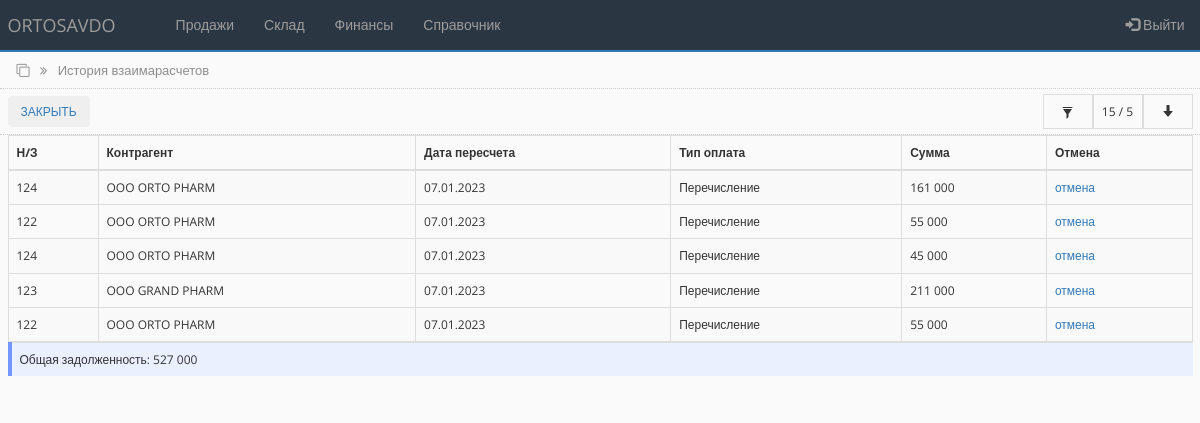
Page /booked_payment_list.php (signed in) on the earlier database version.
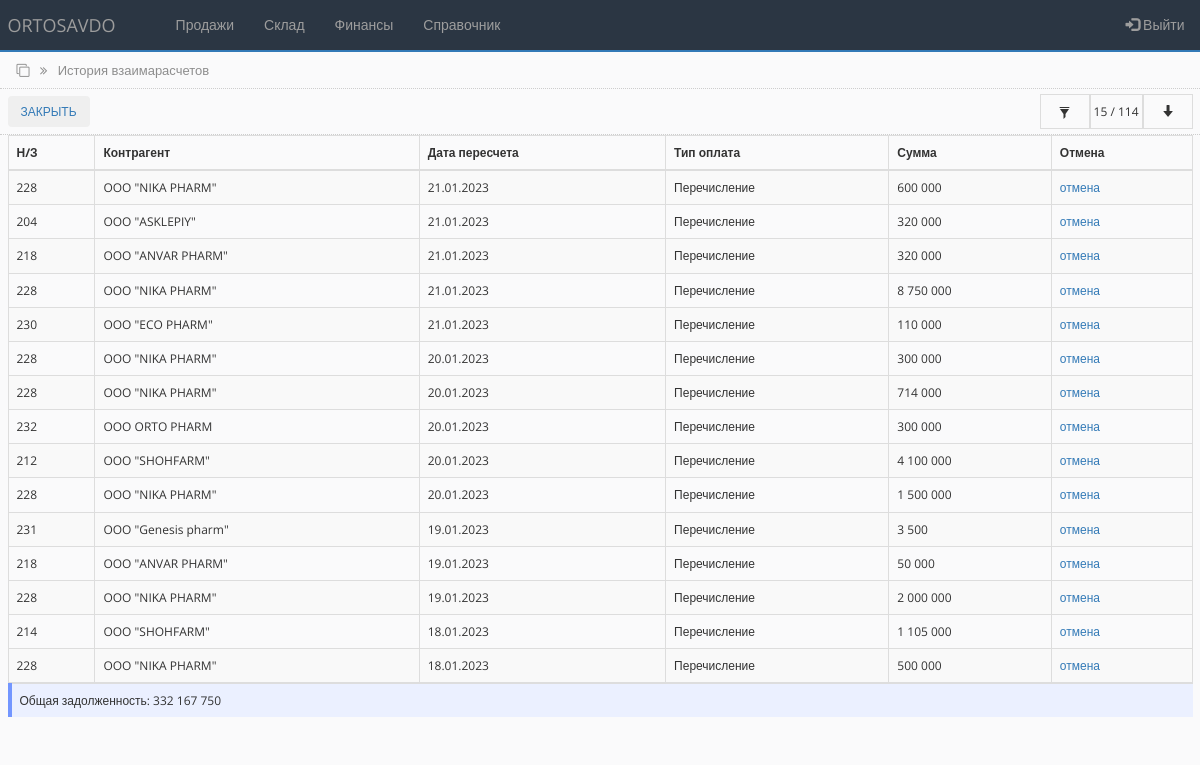
Same page on the later database version.
### tables this page shows
CREATE TABLE `debts` (
  `id` int(50) NOT NULL,
  `id_counterpartie` int(11) NOT NULL,
  `order_id` int(50) DEFAULT NULL,
  `debt` int(100) NOT NULL DEFAULT '0',
  `main_prepayment` int(11) NOT NULL DEFAULT '0',
  `prepayment` int(250) NOT NULL DEFAULT '0',
  `payment_type` varchar(50) NOT NULL DEFAULT 'Перечисление',
  `order_date` timestamp NOT NULL DEFAULT CURRENT_TIMESTAMP ON UPDATE CURRENT_TIMESTAMP,
  `status` int(50) DEFAULT '0'
);

CREATE TABLE `counterparties_tbl` (
  `id` int(255) NOT NULL,
  `name` varchar(250) NOT NULL,
  `alternative_name` varchar(250) NOT NULL,
  `inn` varchar(255) NOT NULL,
  `nds` varchar(255) NOT NULL,
  `raschetny_schet` varchar(255) NOT NULL,
  `mfo` varchar(100) NOT NULL,
  `address` varchar(250) NOT NULL,
  `contact` varchar(250) NOT NULL,
  `director` varchar(250) NOT NULL,
  `accountant` varchar(250) NOT NULL
);

### bot_lib.php (called while the page is built, shortened)
<?php
function get_contractor($connect, $contractor_id){
	$query = "SELECT * FROM counterparties_tbl WHERE id='$contractor_id'";
	$result = mysqli_query($connect, $query);
	$contractor = mysqli_fetch_assoc($result);
	return $contractor;
}
?>

### booked_payment_list.php (the view, shortened to what this page needs)
<?php
include('settings.php');
include('bot_lib.php');
$limit = 15;
if (isset($_POST['id_contractor']) AND isset($_POST['from_date']) AND isset($_POST['to_date'])) {
   $id_cont = $_POST['id_contractor'];
   $fr_date = $_POST['from_date'];
   $to_date = $_POST['to_date'];
   $bg_sts = '#ebf0ff';
   $display_sts = 'none';
   $display_sts_filer_on = 'true';
    $query = "SELECT * FROM debts WHERE id_counterpartie = '$id_cont' AND prepayment > '0' AND order_date >= '$fr_date' AND order_date <= '$to_date' ORDER BY id DESC";
    $all_debt_query = "SELECT sum(prepayment) as all_debt, count(id) as allcount FROM debts WHERE id_counterpartie = '$id_cont' AND prepayment > '0' AND order_date >= '$fr_date' AND order_date <= '$to_date' ORDER BY id DESC";
}
else {
    $query = "SELECT * FROM debts WHERE prepayment > '0' ORDER BY id desc LIMIT 0,".$limit;
    $all_debt_query = "SELECT sum(prepayment) as all_debt, count(id) as allcount FROM debts WHERE prepayment > '0'";
}
$rs_result = mysqli_query ($connect, $query);
$all_debt_result = mysqli_query ($connect, $all_debt_query);
$all_debt_fetch = mysqli_fetch_array($all_debt_result);
$all_debt = $all_debt_fetch['all_debt'];
$all_count = $all_debt_fetch['allcount'];
?>
<!DOCTYPE html>
<html lang="ru">
<head>
    <link rel="stylesheet" href="https://maxcdn.bootstrapcdn.com/bootstrap/3.4.1/css/bootstrap.min.css">
    <link rel="stylesheet" href="https://cdnjs.cloudflare.com/ajax/libs/font-awesome/4.7.0/css/font-awesome.min.css">
    <link rel="stylesheet" href="css/bootstrap-grid.min.css">
    <link rel="stylesheet" href="https://cdnjs.cloudflare.com/ajax/libs/selectize.js/0.15.2/css/selectize.default.min.css" />
    <link rel="stylesheet" href="css/style.css">
</head>
<body>
<?php include 'partSite/nav.php'; ?>
<div class="page_name">
    <div class="container-fluid">
        <i class="fa fa-clone" aria-hidden="true"></i>
        <i class="fa fa-angle-double-right right_cus"></i>
        <span class="right_cus">История взаимарасчетов</span>
    </div>
</div>
<div class="toolbar">
        <div class="container-fluid">
           <div class="toolbar_wrapper">
                <div><a href="settlements_clients.php"> <button type="button" class="btn">закрыть</button> </a></div>
                <div class="filter-container">
                    <div style="background-color:<?php echo $bg_sts;?>" class="filter-container-item first" data-toggle="modal" data-target="#filter">
                     <span class="glyphicon glyphicon-filter"></span>
                    </div>
                    <div style="display:<?php echo $display_sts;?>" class="filter-container-item">
                        <span><span id="row_c"><?php echo $limit; ?></span> / <?php echo $all_count; ?></span>
                    </div>
                    <div style="display:<?php echo $display_sts;?>" class="filter-container-item">
                        <div class="loadmore">
                            <button class="btn btn-outline-info" type="button" id="loadBtn" value="+10"><span class="glyphicon glyphicon-arrow-down"></span></button>
                        </div>
                    </div>
                </div>
           </div>
        </div>
</div>
<div class="all_table">
    <div class="container-fluid">
        <table class="table table-striped table-bordered">
        <thead>
            <tr>
            <th scope="col">Н/З</th>
            <th scope="col">Контрагент</th>
            <th scope="col">Дата пересчета</th>
            <th scope="col">Тип оплата</th>
            <th scope="col">Сумма</th>
            <th>Отмена</th>
            </tr>
        </thead>
        <tbody class="postList">
            <?php
                while ($row = mysqli_fetch_array($rs_result)) {
            ?>
            <tr class="item">
                <td><?php echo $row["order_id"]; ?></td>
                <td><?php $user = get_contractor($connect, $row["id_counterpartie"]); echo $user["name"];?></td>
                <td><?php echo $date = date("d.m.Y", strtotime($row["order_date"])); ?></td>
                <td><?php echo $row["payment_type"]; ?></td>
                <td><?php echo number_format($row["prepayment"], 0, ',', ' '); ?></td>
                <td><a href="#">отмена</a></td>
            </tr>
            <?php
                };
            ?>
        </tbody>
        </table>
        <table class="table" style="background-color:#ebf0ff; border-left: 4px solid #7396ff;">
            <tr>
                <td >Общая задолженность: <?php echo number_format($all_debt, 0, ',', ' '); ?></td>
            </tr>
        </table>
    </div>
</div>
</body>
</html>

### partSite/nav.php (shortened to what this page needs)
<nav class="navbar navbar-inverse navbar-custom">
  <div class="container-fluid">
    <div class="navbar-header">
      <a class="navbar-brand" href="main.php">ORTOSAVDO</a>
    </div>
    <ul class="nav navbar-nav">
      <li><a href="#"></a></li>
      <li class="dropdown">
        <a class="dropdown-toggle" data-toggle="dropdown" href="#">Продажи</a>
      </li>
      <li class="dropdown">
        <a class="dropdown-toggle" data-toggle="dropdown" href="#">Склад</a>
      </li>
      <li class="dropdown">
        <a class="dropdown-toggle" data-toggle="dropdown" href="#">Финансы</a>
      </li>
      <li class="dropdown">
        <a class="dropdown-toggle" data-toggle="dropdown" href="#">Справочник</a>
      </li>
    </ul>
    <ul class="nav navbar-nav navbar-right r15" data-toggle="modal" data-target="#exampleModal">
      <li><a href="#"><span class="glyphicon glyphicon-log-in"></span> Выйти</a></li>
    </ul>
  </div>
</nav>

### css/style.css (style rules this page uses)
* { box-sizing:border-box;margin:0;padding:0;transition:all 0.01s }
body { background-color:#FAFAFB;font-family:"Open Sans",sans-serif;font-size:12px }
.r15 { margin-right:-7px }
.navbar-inverse .navbar-nav>li>a { color:#9d9d9d;font-size:14px }
.navbar-custom { background-color:#2B3643;border:none;border-radius:0%;border-bottom:solid 2px;border-bottom-color:#337ab7 }
.page_name { width:100%;height:37px;padding:9px;margin-top:-20px;border-bottom:1px dotted #CDCDCD;color:#8d8d8d;font-size:13px }
.right_cus { margin-left:7px }
.toolbar { width:100%;height:46px;margin:0;padding:5px 0;border-bottom:1px dotted #CDCDCD }
.toolbar .btn { text-transform:uppercase;font-size:12px }
.table { padding-top:10px }
.toolbar_wrapper { width:100%;display:flex;justify-content:space-between;align-items:center }
.filter-container { min-height:35px;display:grid;grid-template-columns:auto auto auto;align-items:center;justify-content:end;background-color:#fafafb }
.filter-container .first { cursor:pointer }
.filter-container-item { display:flex;align-items:center;justify-content:center;min-width:50px;height:100%;padding:0 3px;border:1px solid #dddddd }
.filter-container-item button { width:100%;background-color:#fafafb;outline:none !important }
.table-bordered { margin-bottom:0 !important }

Differences in the rows shown:
removed debts: order "124", counterparties_tbl.name "OOO ORTO PHARM", order_date "07.01.2023", payment_type "Перечисление", prepayment "161 000"
removed debts: order "122", counterparties_tbl.name "OOO ORTO PHARM", order_date "07.01.2023", payment_type "Перечисление", prepayment "55 000"
removed debts: order "124", counterparties_tbl.name "OOO ORTO PHARM", order_date "07.01.2023", payment_type "Перечисление", prepayment "45 000"
removed debts: order "123", counterparties_tbl.name "OOO GRAND PHARM", order_date "07.01.2023", payment_type "Перечисление", prepayment "211 000"
removed debts: order "122", counterparties_tbl.name "OOO ORTO PHARM", order_date "07.01.2023", payment_type "Перечисление", prepayment "55 000"
added debts: order "228", counterparties_tbl.name "OOO \"NIKA PHARM\"", order_date "21.01.2023", payment_type "Перечисление", prepayment "600 000"
added debts: order "204", counterparties_tbl.name "OOO \"ASKLEPIY\"", order_date "21.01.2023", payment_type "Перечисление", prepayment "320 000"
added debts: order "218", counterparties_tbl.name "OOO \"ANVAR PHARM\"", order_date "21.01.2023", payment_type "Перечисление", prepayment "320 000"
added debts: order "228", counterparties_tbl.name "OOO \"NIKA PHARM\"", order_date "21.01.2023", payment_type "Перечисление", prepayment "8 750 000"
added debts: order "230", counterparties_tbl.name "OOO \"ECO PHARM\"", order_date "21.01.2023", payment_type "Перечисление", prepayment "110 000"
added debts: order "228", counterparties_tbl.name "OOO \"NIKA PHARM\"", order_date "20.01.2023", payment_type "Перечисление", prepayment "300 000"
added debts: order "228", counterparties_tbl.name "OOO \"NIKA PHARM\"", order_date "20.01.2023", payment_type "Перечисление", prepayment "714 000"
added debts: order "232", counterparties_tbl.name "OOO ORTO PHARM", order_date "20.01.2023", payment_type "Перечисление", prepayment "300 000"
added debts: order "212", counterparties_tbl.name "OOO \"SHOHFARM\"", order_date "20.01.2023", payment_type "Перечисление", prepayment "4 100 000"
added debts: order "228", counterparties_tbl.name "OOO \"NIKA PHARM\"", order_date "20.01.2023", payment_type "Перечисление", prepayment "1 500 000"
added debts: order "231", counterparties_tbl.name "OOO \"Genesis pharm\"", order_date "19.01.2023", payment_type "Перечисление", prepayment "3 500"
added debts: order "218", counterparties_tbl.name "OOO \"ANVAR PHARM\"", order_date "19.01.2023", payment_type "Перечисление", prepayment "50 000"
added debts: order "228", counterparties_tbl.name "OOO \"NIKA PHARM\"", order_date "19.01.2023", payment_type "Перечисление", prepayment "2 000 000"
added debts: order "214", counterparties_tbl.name "OOO \"SHOHFARM\"", order_date "18.01.2023", payment_type "Перечисление", prepayment "1 105 000"
added debts: order "228", counterparties_tbl.name "OOO \"NIKA PHARM\"", order_date "18.01.2023", payment_type "Перечисление", prepayment "500 000"
Other differences:
$all_count: "5" → "114"
$all_debt: "527 000" → "332 167 750"
